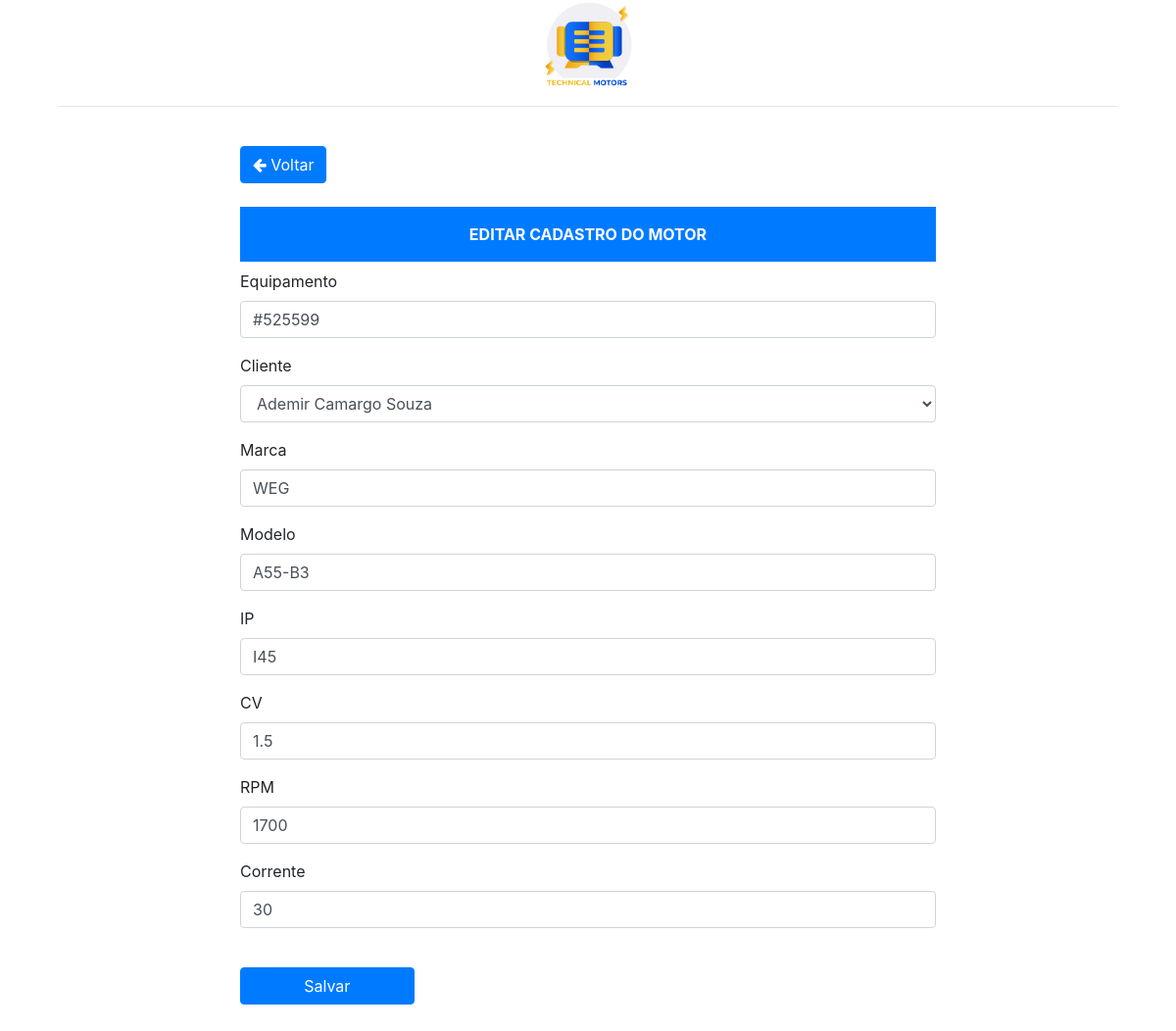
Before: /motor/1 with the older database file.
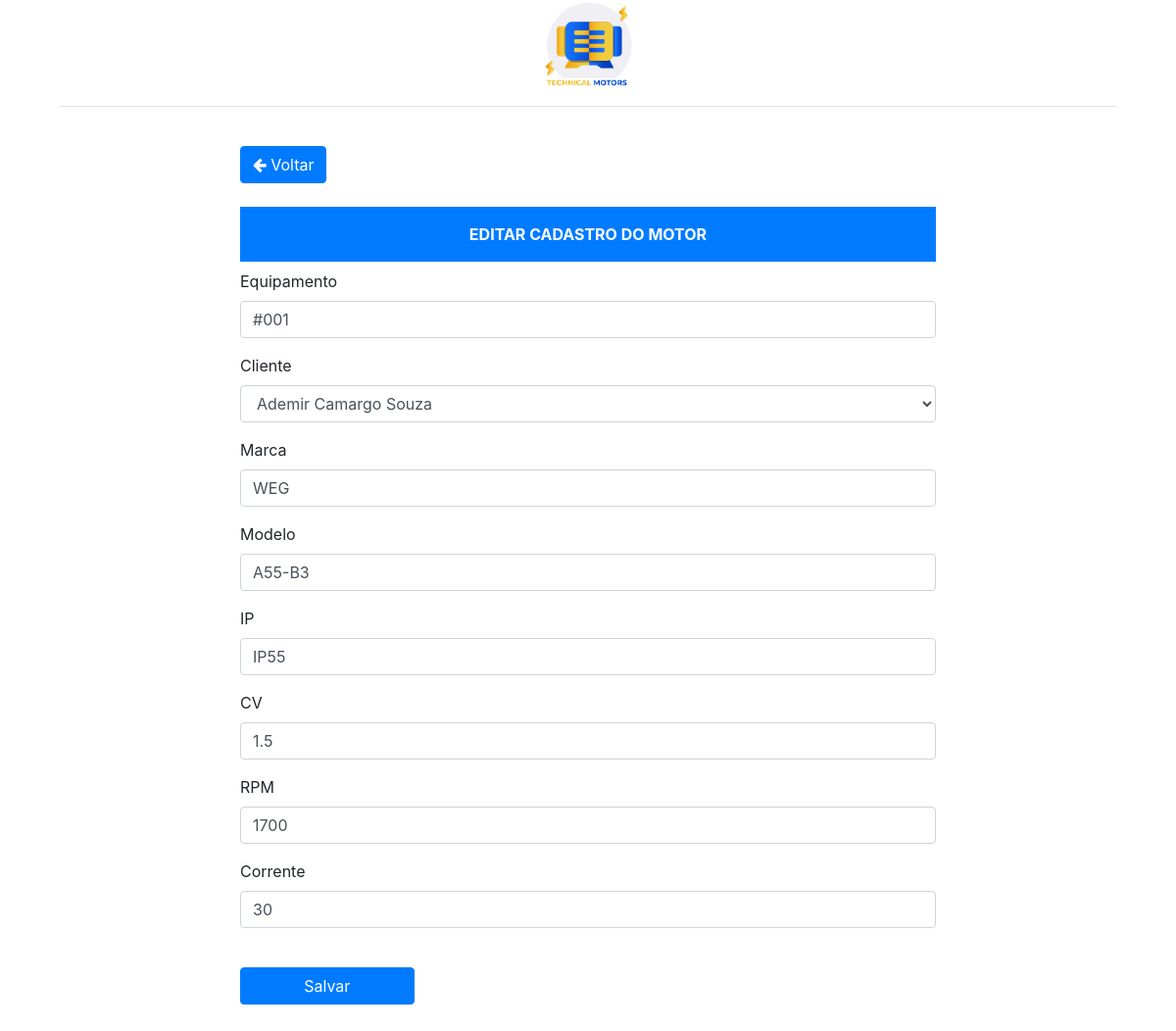
After: the same page with the newer database file.
### app/models.py (models this page shows, shortened)
class Motores(db.Model, UserMixin):
    __tablename__ = "motores"
    id = db.Column(db.Integer, primary_key=True, autoincrement=True)
    equipamento = db.Column(db.String(84), nullable=False, index = True)
    cliente = db.Column(db.String(84), nullable=False)
    marca = db.Column(db.String(84), nullable=False)
    modelo = db.Column(db.String(84), nullable=False)
    ip = db.Column(db.String(10), nullable=False)
    cv = db.Column(db.String(10), nullable=False)
    rpm = db.Column(db.String(15), nullable=False)
    corrente = db.Column(db.String(15), nullable=False)

### app/view_motores/views.py (the view, shortened to what this page needs)
@motores.route("/motor/<int:id>", methods=["GET", "POST"])
def editar(id):
    motores = Motores.query.get(id)
    form = EditarMotorForm()
    form.equipamento.data = motores.equipamento
    form.cliente.data = motores.cliente
    form.marca.data = motores.marca
    form.modelo.data = motores.modelo
    form.ip.data = motores.ip
    form.cv.data = motores.cv
    form.rpm.data = motores.rpm
    form.corrente.data = motores.corrente
    return render_template("editar/editar_motores.html", form=form)

### app/forms.py
class EditarMotorForm(FlaskForm):
    equipamento = StringField("Equipamento", validators=[
        DataRequired("o campo é obrigatório")
    ])
    cliente = SelectField("Cliente")
    marca = StringField("Marca", validators=[
        DataRequired("o campo é obrigatório")
    ])
    modelo = StringField("Modelo", validators=[
        DataRequired("o campo é obrigatório")
    ])
    ip = StringField("IP", validators=[
        DataRequired("o campo é obrigatório")
    ])
    cv = StringField("CV", validators=[
        DataRequired("o campo é obrigatório")
    ])
    rpm = StringField("RPM", validators=[
        DataRequired("o campo é obrigatório")
    ])
    corrente = StringField("Corrente", validators=[
        DataRequired("o campo é obrigatório")
    ])
    submit = SubmitField("Salvar")
    def __init__(self, *args, **kwargs):
        super().__init__(*args, **kwargs)
        self.cliente.choices = [
            (clientes.nome, clientes.nome) for clientes in Clientes.query.all()
        ]

### app/templates/editar/editar_motores.html
{% extends  'bases/base.html' %}
{% from 'bases/form.html' import render_form %}
{% block content %}
<div class="container vh-100">
  <div class="row justify-content-center">
      <img class="m-auto" src="/static/img/img-01.png" style="max-width: 100px" alt="IMG">
  </div>
      <hr></hr>
  <div class="row justify-content-center align-items-cent">
    <div class="col-8">
      <br>
      <a href="{{ url_for('motores.tela_motor') }}" class="btn btn-primary">
        <i class="fa fa-arrow-left" aria-hidden="true"></i>
        Voltar
      </a>
      <br><br>
      <div class="p-3 mb-2 bg-primary text-white font-weight-bold text-center">EDITAR CADASTRO DO MOTOR</div>
      {{ render_form(form) }}
      <br><br><br><br>
    </div>
  </div>
{% endblock %}

### app/templates/bases/form.html (shortened to what the changed rows need)
{% macro _hz_form_wrap(horizontal_columns, form_type, add_group=False, required=False) %}
{{ caller() }}
{% endmacro %}
{% macro render_field(field,
                    form_type="basic",
                    horizontal_columns=('lg', 2, 10),
                    button_map={}) %}
    {% if field.flags.required and not required in kwargs %}
        {% set kwargs = dict(required=True, **kwargs) %}
    {% endif %}
    {% if field.widget.input_type == 'checkbox' %}
        {% call _hz_form_wrap(horizontal_columns, form_type, True, required=required) %}
            <div class="form-group form-check{% if form_type == "inline" %} form-check-inline{% endif %}">
                <label class="form-check-label">
                    {{ field(class_="form-check-input")|safe }} {{ field.label.text|safe }}
                </label>
            </div>
        {% endcall %}
    {%- elif field.type == 'SubmitField' -%}
        {% set field_kwargs = kwargs %}
        {% call _hz_form_wrap(horizontal_columns, form_type, True, required=required) %}
        <br>
        {% endcall %}
    {% else -%}
        <div class="form-group {%- if form_type == "horizontal" %} row{% endif -%}
                         {%- if field.flags.required %} required{% endif -%}">
            {%- if form_type == "inline" %}
                {{ field.label(class="sr-only")|safe }}
                {% if field.type == 'FileField' %}
                    {% if field.errors %}
                        {{ field(class="form-control-file is-invalid", **kwargs)|safe }}
                    {% else %}
                        {{ field(class="form-control-file", **kwargs)|safe }}
                    {% endif %}
                {% else %}
                    {% if field.errors %}
                        {{ field(class="form-control mb-2 mr-sm-2 mb-sm-0 is-invalid", **kwargs)|safe }}
                    {% else %}
                        {{ field(class="form-control mb-2 mr-sm-2 mb-sm-0", **kwargs)|safe }}
                    {% endif %}
                {% endif %}
            {%- else -%}
                {{ field.label(class="form-control-label")|safe }}
                {% if field.type == 'FileField' %}
                    {% if field.errors %}
                        {{ field(class="form-control-file is-invalid", **kwargs)|safe }}
                    {% else %}
                        {{ field(class="form-control-file", **kwargs)|safe }}
                    {% endif %}
                {% else %}
                    {% if field.errors %}
                        {{ field(class="form-control is-invalid", **kwargs)|safe }}
                    {% else %}
                        {{ field(class="form-control", **kwargs)|safe }}
                    {% endif %}
                {% endif %}
            {%- endif %}
        </div>
    {% endif %}
{% endmacro %}
{% macro render_form(form,
                    action="",
                    method="post",
                    extra_classes=None,
                    role="form",
                    form_type="basic",
                    horizontal_columns=('lg', 2, 10),
                    enctype=None,
                    button_map={},
                    id="",
                    novalidate=False,
                    render_kw={}) %}
    {%- set _enctype = [] %}
    {%- if enctype is none -%}
        {%- for field in form %}
            {%- if field.type == 'FileField' %}
                {%- set _ = _enctype.append('multipart/form-data') -%}
            {%- endif %}
        {%- endfor %}
    {%- else %}
        {% set _ = _enctype.append(enctype) %}
    {%- endif %}
    <form{%- if action != None %} action="{{ action }}"{% endif -%}
            {%- if method %} method="{{ method }}"{% endif %}
            class="form
{%- if extra_classes %} {{ extra_classes }}{% endif -%}{%- if form_type == "inline" %} form-inline{% endif -%}"
            {%- if role %} role="{{ role }}"{% endif -%}
            {%- if render_kw %} {{ render_kw|xmlattr }}{% endif -%}>
        {%- for field in form %}
            {% if not bootstrap_is_hidden_field(field) -%}
                {{ render_field(field,
                    form_type=form_type,
                    horizontal_columns=horizontal_columns,
                    button_map=button_map) }}
            {%- endif %}
        {%- endfor %}
    </form>
{%- endmacro %}

Changed rows visible on the page:
changed Motores "Ademir Camargo Souza": equipamento "#525599" → "#001"; ip "I45" → "IP55"
